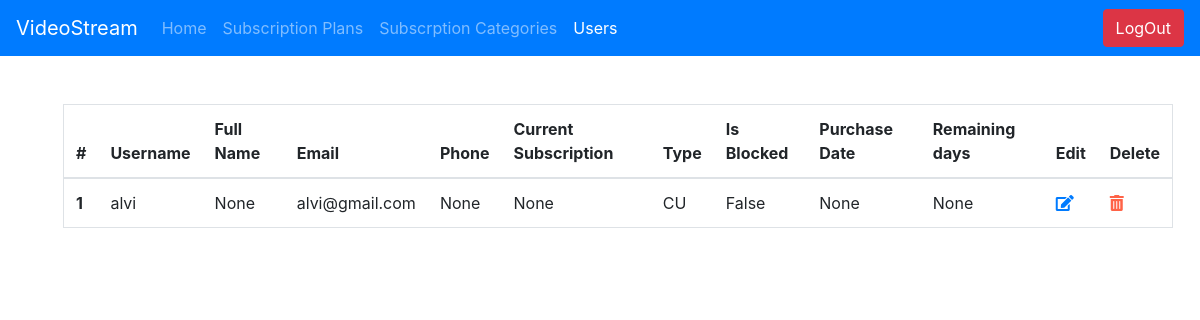
Before: /video_stream_admin/user_list/ (signed in) with the older database file.
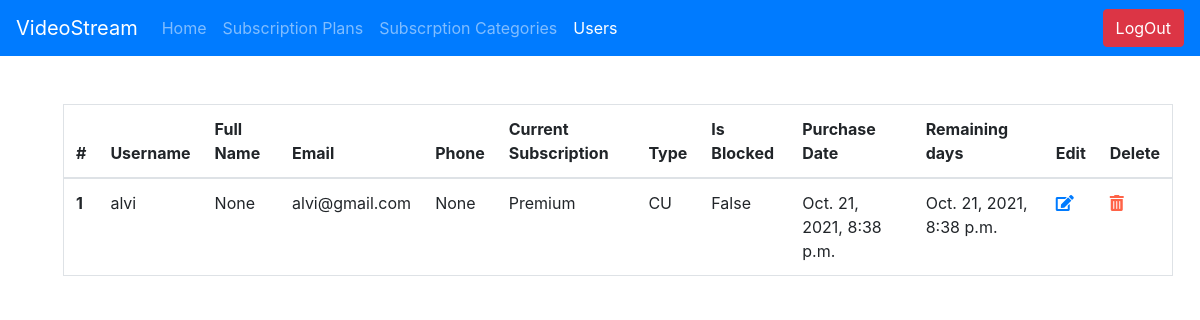
After: the same page with the newer database file.
### video_stream_app/models.py (models this page shows, shortened)
class User(AbstractUser):
    TYPE_CHOICES = [
        ('AD', 'Admin'), ('CU', 'Customer')
    ]
    id = models.AutoField(primary_key=True)
    username = models.CharField(
        max_length=255, blank=False, null=False, unique=True)
    full_name = models.CharField(max_length=255, blank=True, null=True)
    password = models.CharField(max_length=255, blank=False, null=False)
    email = models.CharField(max_length=255, blank=False, null=False)
    phone = models.CharField(max_length=15, null=True, blank=True)
    user_subscription = models.ForeignKey(Subscription, on_delete=models.SET_NULL,
                                          blank=True, null=True, related_name="subscription")
    user_type = models.CharField(
        choices=TYPE_CHOICES, max_length=50, blank=True, default="CU")
    is_subscribed = models.BooleanField(default=False)
    is_blocked = models.BooleanField(default=False)
    purchase_date = models.DateTimeField(blank=True, null=True)
    created_at = models.DateTimeField(auto_now_add=True)
    updated_at = models.DateField(auto_now=True)

class Subscription(models.Model):
    id = models.AutoField(primary_key=True)
    subscription_type = models.ForeignKey(SubscriptionType,
                                        on_delete=models.SET_NULL, blank=True, null=True)
    subscription_price = models.DecimalField(
        max_digits=10, decimal_places=2, default=0)
    subscription_validity = models.IntegerField(
        default=0, verbose_name='subscription_validity (Months)')
    created_at = models.DateTimeField(auto_now_add=True)
    updated_at = models.DateField(auto_now=True)
    def __str__(self):
        return self.subscription_type.type_name

class SubscriptionType(models.Model):
    id = models.AutoField(primary_key=True)
    type_name = models.CharField(
        max_length=50, blank=False, null=False, unique=True)

### video_stream_app/views.py (the view)
# urls.py: path('video_stream_admin/user_list/', views.user_list,
@login_required(login_url='/video_stream_admin/')
def user_list(request):
    return render(request, 'video_stream_app/users_view.html',
                  {
                      'users': models.User.objects.all(),
                      'title': 'Users',
                      'is_logged_in': request.user.is_authenticated,
                      'users_link': 'active',
                      'admin': True
                  })

### video_stream_app/templates/video_stream_app/users_view.html (shortened to what this page needs)
{% extends 'base.html' %}
{% load static %}
{% block content %}
    <div class="container m-5">
        <table class="table border">
            <thead>
                <tr>
                    <th scope="col">#</th>
                    <th scope="col">Username</th>
                    <th scope="col">Full Name</th>
                    <th scope="col">Email</th>
                    <th scope="col">Phone</th>
                    <th scope="col">Current Subscription</th>
                    <th scope="col">Type</th>
                    <th scope="col">Is Blocked</th>
                    <th scope="col">Purchase Date</th>
                    <th scope="col">Remaining days</th>
                    <th scope="col">Edit</th>
                    <th scope="col">Delete</th>
                </tr>
            </thead>
            <tbody>
            {% for user in users %}
                <tr>
                    <th scope="row">{{ forloop.counter }}</th>
                    <td>{{ user.username }}</td>
                    <td>{{ user.full_name }}</td>
                    <td>{{ user.email }}</td>
                    <td>{{ user.phone }}</td>
                    <td>{{ user.user_subscription }}</td>
                    <td>{{ user.user_type }}</td>
                    <td>{{ user.is_blocked }}</td>
                    <td>{{ user.purchase_date }}</td>
                    <td>{{ user.purchase_date }}</td>
                    <td><a href="/video_stream_admin/product/edit__{{ product.pk }}/"><i class="fas fa-edit"></i></a></td>
                    <td><a onclick="deleteFunc({{ product.pk }})" href="" ><i class="fas fa-trash-alt" style="color: tomato"></i></a></td>
                </tr>
            {% endfor %}
            </tbody>
        </table>
    </div>
{% endblock %}

Changed rows visible on the page:
changed User "alvi": user_subscription "None" → "Premium"; purchase_date "None" → "Oct. 21, 2021, 8:38 p.m."
